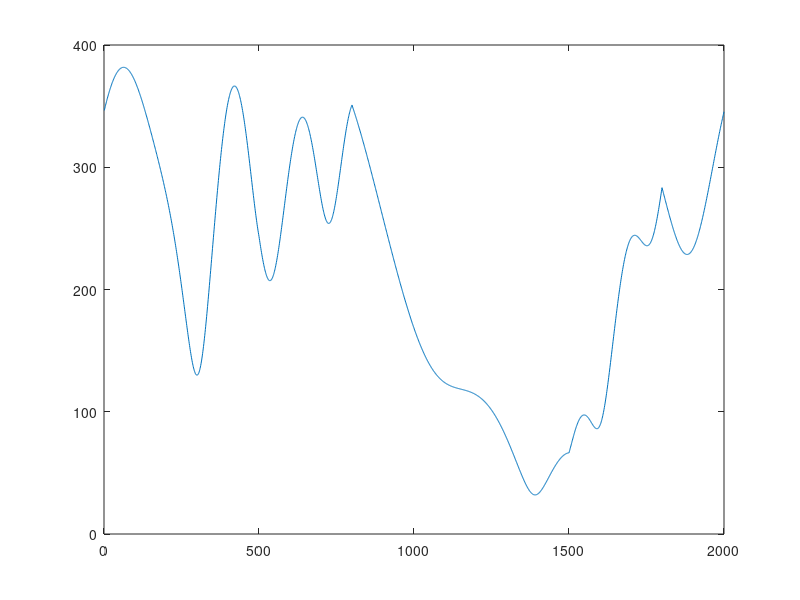

Recreate this plot in MATLAB.
function Test
%TEST Summary of this function goes here
%   Detailed explanation goes here
close all
clear all

t = 1:1000;
t = t/1000;
A = zeros(1,2000);
B = zeros(1,2000);
A(1:1000) = exp(1i*2*pi*t+1i*2*pi*(2*t).^2);
B(501:1500) = B(501:1500)+exp(1i*2*pi*t+1i*2*pi*(2*t).^2);
B(801:1800) = exp(1i*2*pi*t+1i*2*pi*t.^2);


fft_A = fftshift(fft(A));
fft_B = fftshift(fft(B));

C = ifftshift(ifft(fft_A.*fft_B));
figure
plot(abs(C));

end

